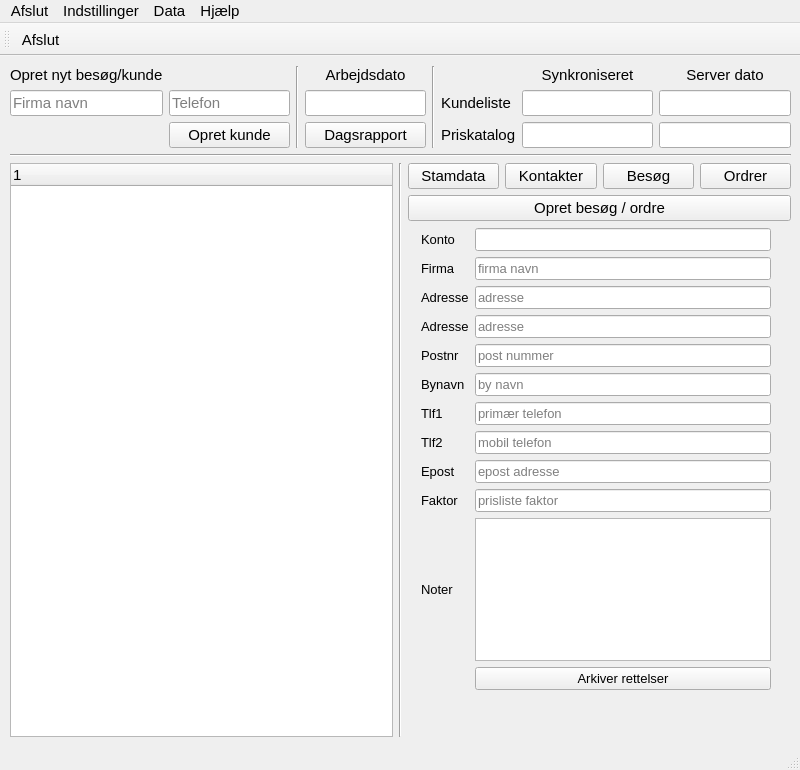
<?xml version="1.0" encoding="UTF-8"?>
<ui version="4.0">
 <class>MainWindow</class>
 <widget class="QMainWindow" name="MainWindow">
  <property name="geometry">
   <rect>
    <x>0</x>
    <y>0</y>
    <width>800</width>
    <height>770</height>
   </rect>
  </property>
  <property name="minimumSize">
   <size>
    <width>800</width>
    <height>700</height>
   </size>
  </property>
  <property name="font">
   <font>
    <pointsize>11</pointsize>
   </font>
  </property>
  <property name="windowTitle">
   <string>Eordre</string>
  </property>
  <property name="iconSize">
   <size>
    <width>48</width>
    <height>48</height>
   </size>
  </property>
  <property name="unifiedTitleAndToolBarOnMac">
   <bool>false</bool>
  </property>
  <widget class="QWidget" name="centralwidget">
   <property name="sizePolicy">
    <sizepolicy hsizetype="Expanding" vsizetype="Expanding">
     <horstretch>0</horstretch>
     <verstretch>0</verstretch>
    </sizepolicy>
   </property>
   <property name="sizeIncrement">
    <size>
     <width>1</width>
     <height>1</height>
    </size>
   </property>
   <widget class="QWidget" name="verticalLayoutWidget">
    <property name="geometry">
     <rect>
      <x>10</x>
      <y>10</y>
      <width>781</width>
      <height>671</height>
     </rect>
    </property>
    <layout class="QVBoxLayout" name="verticalLayout">
     <item>
      <layout class="QHBoxLayout" name="topGridLayout">
       <item>
        <layout class="QGridLayout" name="newCustomerGrid">
         <item row="1" column="1">
          <widget class="QLineEdit" name="txtNewPhone1">
           <property name="placeholderText">
            <string>Telefon</string>
           </property>
          </widget>
         </item>
         <item row="1" column="0">
          <widget class="QLineEdit" name="txtNewCompany">
           <property name="placeholderText">
            <string>Firma navn</string>
           </property>
          </widget>
         </item>
         <item row="2" column="1">
          <widget class="QPushButton" name="buttonCreateCustomer">
           <property name="text">
            <string>Opret kunde</string>
           </property>
          </widget>
         </item>
         <item row="0" column="0">
          <widget class="QLabel" name="label">
           <property name="text">
            <string>Opret nyt besøg/kunde</string>
           </property>
          </widget>
         </item>
        </layout>
       </item>
       <item>
        <widget class="Line" name="line">
         <property name="orientation">
          <enum>Qt::Vertical</enum>
         </property>
        </widget>
       </item>
       <item>
        <layout class="QGridLayout" name="gridLayout">
         <item row="0" column="0">
          <widget class="QLabel" name="labelWorkdate">
           <property name="text">
            <string>Arbejdsdato</string>
           </property>
           <property name="alignment">
            <set>Qt::AlignBottom|Qt::AlignHCenter</set>
           </property>
          </widget>
         </item>
         <item row="2" column="0">
          <widget class="QLineEdit" name="txtWorkdate">
           <property name="enabled">
            <bool>true</bool>
           </property>
           <property name="font">
            <font>
             <weight>75</weight>
             <bold>true</bold>
            </font>
           </property>
           <property name="alignment">
            <set>Qt::AlignCenter</set>
           </property>
           <property name="readOnly">
            <bool>true</bool>
           </property>
          </widget>
         </item>
         <item row="3" column="0">
          <widget class="QPushButton" name="buttonReport">
           <property name="text">
            <string>Dagsrapport</string>
           </property>
          </widget>
         </item>
        </layout>
       </item>
       <item>
        <widget class="Line" name="line_2">
         <property name="orientation">
          <enum>Qt::Vertical</enum>
         </property>
        </widget>
       </item>
       <item>
        <layout class="QGridLayout" name="lastUpdateGrid">
         <item row="0" column="2">
          <widget class="QLabel" name="lblAvailable">
           <property name="text">
            <string>Server dato</string>
           </property>
           <property name="alignment">
            <set>Qt::AlignCenter</set>
           </property>
          </widget>
         </item>
         <item row="2" column="2">
          <widget class="QLineEdit" name="txtProdServer">
           <property name="enabled">
            <bool>true</bool>
           </property>
           <property name="alignment">
            <set>Qt::AlignCenter</set>
           </property>
           <property name="readOnly">
            <bool>true</bool>
           </property>
          </widget>
         </item>
         <item row="2" column="1">
          <widget class="QLineEdit" name="txtProdLocal">
           <property name="enabled">
            <bool>true</bool>
           </property>
           <property name="alignment">
            <set>Qt::AlignCenter</set>
           </property>
           <property name="readOnly">
            <bool>true</bool>
           </property>
          </widget>
         </item>
         <item row="1" column="1">
          <widget class="QLineEdit" name="txtCustLocal">
           <property name="enabled">
            <bool>true</bool>
           </property>
           <property name="alignment">
            <set>Qt::AlignCenter</set>
           </property>
           <property name="readOnly">
            <bool>true</bool>
           </property>
          </widget>
         </item>
         <item row="0" column="1">
          <widget class="QLabel" name="label_3">
           <property name="text">
            <string>Synkroniseret</string>
           </property>
           <property name="alignment">
            <set>Qt::AlignCenter</set>
           </property>
          </widget>
         </item>
         <item row="1" column="0">
          <widget class="QLabel" name="lblCustomer">
           <property name="text">
            <string>Kundeliste</string>
           </property>
           <property name="alignment">
            <set>Qt::AlignLeading|Qt::AlignLeft|Qt::AlignVCenter</set>
           </property>
          </widget>
         </item>
         <item row="2" column="0">
          <widget class="QLabel" name="lblCatalog">
           <property name="text">
            <string>Priskatalog</string>
           </property>
           <property name="alignment">
            <set>Qt::AlignLeading|Qt::AlignLeft|Qt::AlignVCenter</set>
           </property>
          </widget>
         </item>
         <item row="1" column="2">
          <widget class="QLineEdit" name="txtCustServer">
           <property name="enabled">
            <bool>true</bool>
           </property>
           <property name="alignment">
            <set>Qt::AlignCenter</set>
           </property>
           <property name="readOnly">
            <bool>true</bool>
           </property>
          </widget>
         </item>
        </layout>
       </item>
      </layout>
     </item>
     <item>
      <widget class="Line" name="line_3">
       <property name="orientation">
        <enum>Qt::Horizontal</enum>
       </property>
      </widget>
     </item>
     <item>
      <layout class="QHBoxLayout" name="mainGrid">
       <item>
        <widget class="QTreeWidget" name="customerList">
         <property name="alternatingRowColors">
          <bool>true</bool>
         </property>
         <column>
          <property name="text">
           <string notr="true">1</string>
          </property>
         </column>
        </widget>
       </item>
       <item>
        <widget class="Line" name="line_4">
         <property name="orientation">
          <enum>Qt::Vertical</enum>
         </property>
        </widget>
       </item>
       <item>
        <layout class="QVBoxLayout" name="verticalLayout_2">
         <item>
          <layout class="QGridLayout" name="gridLayout_2">
           <item row="0" column="2">
            <widget class="QPushButton" name="buttonVisitData">
             <property name="text">
              <string>Besøg</string>
             </property>
            </widget>
           </item>
           <item row="0" column="3">
            <widget class="QPushButton" name="buttonOrderData">
             <property name="text">
              <string>Ordrer</string>
             </property>
            </widget>
           </item>
           <item row="0" column="0">
            <widget class="QPushButton" name="buttonMasterData">
             <property name="text">
              <string>Stamdata</string>
             </property>
            </widget>
           </item>
           <item row="0" column="1">
            <widget class="QPushButton" name="buttonContactData">
             <property name="text">
              <string>Kontakter</string>
             </property>
            </widget>
           </item>
          </layout>
         </item>
         <item>
          <widget class="QPushButton" name="buttonCreateVisit">
           <property name="text">
            <string>Opret besøg / ordre</string>
           </property>
          </widget>
         </item>
         <item>
          <widget class="QStackedWidget" name="customerInfoStack">
           <property name="font">
            <font>
             <pointsize>10</pointsize>
            </font>
           </property>
           <property name="currentIndex">
            <number>0</number>
           </property>
           <widget class="QWidget" name="masterPage">
            <widget class="QWidget" name="layoutWidget">
             <property name="geometry">
              <rect>
               <x>13</x>
               <y>1</y>
               <width>350</width>
               <height>462</height>
              </rect>
             </property>
             <layout class="QGridLayout" name="gridMasterData">
              <item row="12" column="1">
               <widget class="QLineEdit" name="txtFactor">
                <property name="placeholderText">
                 <string>prisliste faktor</string>
                </property>
               </widget>
              </item>
              <item row="13" column="1">
               <widget class="QTextEdit" name="txtInfoText"/>
              </item>
              <item row="3" column="0">
               <widget class="QLabel" name="lblAddress1">
                <property name="text">
                 <string>Adresse</string>
                </property>
               </widget>
              </item>
              <item row="6" column="0">
               <widget class="QLabel" name="lblPostOffice">
                <property name="text">
                 <string>Bynavn</string>
                </property>
               </widget>
              </item>
              <item row="6" column="1">
               <widget class="QLineEdit" name="txtCityName">
                <property name="placeholderText">
                 <string>by navn</string>
                </property>
               </widget>
              </item>
              <item row="9" column="1">
               <widget class="QLineEdit" name="txtPhone2">
                <property name="placeholderText">
                 <string>mobil telefon</string>
                </property>
               </widget>
              </item>
              <item row="4" column="0">
               <widget class="QLabel" name="lblAddress2">
                <property name="text">
                 <string>Adresse</string>
                </property>
               </widget>
              </item>
              <item row="1" column="0">
               <widget class="QLabel" name="lblAccount">
                <property name="text">
                 <string>Konto</string>
                </property>
               </widget>
              </item>
              <item row="9" column="0">
               <widget class="QLabel" name="lblPhone2">
                <property name="text">
                 <string>Tlf2</string>
                </property>
               </widget>
              </item>
              <item row="1" column="1">
               <widget class="QLineEdit" name="txtAccount">
                <property name="enabled">
                 <bool>true</bool>
                </property>
                <property name="readOnly">
                 <bool>true</bool>
                </property>
               </widget>
              </item>
              <item row="11" column="1">
               <widget class="QLineEdit" name="txtEmail">
                <property name="placeholderText">
                 <string>epost adresse</string>
                </property>
               </widget>
              </item>
              <item row="12" column="0">
               <widget class="QLabel" name="lblFactor">
                <property name="text">
                 <string>Faktor</string>
                </property>
               </widget>
              </item>
              <item row="2" column="1">
               <widget class="QLineEdit" name="txtCompany">
                <property name="placeholderText">
                 <string>firma navn</string>
                </property>
               </widget>
              </item>
              <item row="5" column="1">
               <widget class="QLineEdit" name="txtZipCode">
                <property name="placeholderText">
                 <string>post nummer</string>
                </property>
               </widget>
              </item>
              <item row="8" column="1">
               <widget class="QLineEdit" name="txtPhone1">
                <property name="placeholderText">
                 <string>primær telefon</string>
                </property>
               </widget>
              </item>
              <item row="11" column="0">
               <widget class="QLabel" name="lblEmail">
                <property name="text">
                 <string>Epost</string>
                </property>
               </widget>
              </item>
              <item row="13" column="0">
               <widget class="QLabel" name="lblInfoText">
                <property name="text">
                 <string>Noter</string>
                </property>
                <property name="wordWrap">
                 <bool>true</bool>
                </property>
               </widget>
              </item>
              <item row="4" column="1">
               <widget class="QLineEdit" name="txtAddress2">
                <property name="placeholderText">
                 <string>adresse</string>
                </property>
               </widget>
              </item>
              <item row="8" column="0">
               <widget class="QLabel" name="lblPhone1">
                <property name="text">
                 <string>Tlf1</string>
                </property>
               </widget>
              </item>
              <item row="2" column="0">
               <widget class="QLabel" name="lblCompany">
                <property name="text">
                 <string>Firma</string>
                </property>
               </widget>
              </item>
              <item row="5" column="0">
               <widget class="QLabel" name="lblPostCode">
                <property name="text">
                 <string>Postnr</string>
                </property>
               </widget>
              </item>
              <item row="3" column="1">
               <widget class="QLineEdit" name="txtAddress1">
                <property name="placeholderText">
                 <string>adresse</string>
                </property>
               </widget>
              </item>
              <item row="14" column="1">
               <widget class="QPushButton" name="buttonArchiveChanges">
                <property name="text">
                 <string>Arkiver rettelser</string>
                </property>
               </widget>
              </item>
             </layout>
            </widget>
           </widget>
           <widget class="QWidget" name="contactsPage">
            <widget class="QLabel" name="label_6">
             <property name="geometry">
              <rect>
               <x>10</x>
               <y>10</y>
               <width>231</width>
               <height>18</height>
              </rect>
             </property>
             <property name="text">
              <string>TODO: Vis alle kontakter</string>
             </property>
            </widget>
           </widget>
           <widget class="QWidget" name="visitsPage">
            <widget class="QLabel" name="label_5">
             <property name="geometry">
              <rect>
               <x>10</x>
               <y>10</y>
               <width>231</width>
               <height>18</height>
              </rect>
             </property>
             <property name="text">
              <string>TODO: Vis alle besøg</string>
             </property>
            </widget>
           </widget>
           <widget class="QWidget" name="ordersPage">
            <widget class="QLabel" name="label_2">
             <property name="geometry">
              <rect>
               <x>20</x>
               <y>30</y>
               <width>231</width>
               <height>18</height>
              </rect>
             </property>
             <property name="text">
              <string>TODO: Vis tidligere ordrer</string>
             </property>
            </widget>
           </widget>
          </widget>
         </item>
        </layout>
       </item>
       <item>
        <layout class="QGridLayout" name="customerGrid"/>
       </item>
      </layout>
     </item>
    </layout>
   </widget>
  </widget>
  <widget class="QMenuBar" name="menubar">
   <property name="geometry">
    <rect>
     <x>0</x>
     <y>0</y>
     <width>800</width>
     <height>26</height>
    </rect>
   </property>
   <widget class="QMenu" name="menuExit">
    <property name="title">
     <string>Afslut</string>
    </property>
    <addaction name="actionExit"/>
   </widget>
   <widget class="QMenu" name="menuSettings">
    <property name="title">
     <string>Indstillinger</string>
    </property>
    <addaction name="actionSettings"/>
    <addaction name="separator"/>
   </widget>
   <widget class="QMenu" name="menuData">
    <property name="title">
     <string>Data</string>
    </property>
    <widget class="QMenu" name="menuCustomer">
     <property name="title">
      <string>Kunde</string>
     </property>
     <addaction name="actionMasterData"/>
     <addaction name="actionContactData"/>
     <addaction name="actionVisitData"/>
     <addaction name="actionOrderData"/>
     <addaction name="separator"/>
     <addaction name="actionArchiveChanges"/>
    </widget>
    <widget class="QMenu" name="menuServer">
     <property name="title">
      <string>Server</string>
     </property>
     <addaction name="actionHttpGetCatalog"/>
     <addaction name="actionHttpGetCustomers"/>
    </widget>
    <widget class="QMenu" name="menuReports">
     <property name="title">
      <string>Rapporter</string>
     </property>
     <addaction name="actionReport"/>
     <addaction name="actionReportList"/>
    </widget>
    <widget class="QMenu" name="menuImportEksport">
     <property name="title">
      <string>Import / Eksport</string>
     </property>
     <addaction name="actionCsvFileImport"/>
     <addaction name="separator"/>
     <addaction name="actionZeroDatabase"/>
    </widget>
    <addaction name="actionCreateCustomer"/>
    <addaction name="menuCustomer"/>
    <addaction name="menuReports"/>
    <addaction name="menuServer"/>
    <addaction name="menuImportEksport"/>
   </widget>
   <widget class="QMenu" name="menuHelp">
    <property name="title">
     <string>Hjælp</string>
    </property>
    <widget class="QMenu" name="menuAbout">
     <property name="title">
      <string>Om</string>
     </property>
     <addaction name="actionAboutQt"/>
     <addaction name="actionAboutSoftware"/>
    </widget>
    <addaction name="menuAbout"/>
   </widget>
   <addaction name="menuExit"/>
   <addaction name="menuSettings"/>
   <addaction name="menuData"/>
   <addaction name="menuHelp"/>
  </widget>
  <widget class="QStatusBar" name="statusbar"/>
  <widget class="QToolBar" name="toolBar">
   <property name="windowTitle">
    <string>toolBar</string>
   </property>
   <property name="movable">
    <bool>true</bool>
   </property>
   <property name="iconSize">
    <size>
     <width>48</width>
     <height>48</height>
    </size>
   </property>
   <property name="toolButtonStyle">
    <enum>Qt::ToolButtonTextUnderIcon</enum>
   </property>
   <property name="floatable">
    <bool>false</bool>
   </property>
   <attribute name="toolBarArea">
    <enum>TopToolBarArea</enum>
   </attribute>
   <attribute name="toolBarBreak">
    <bool>false</bool>
   </attribute>
   <addaction name="actionExit"/>
  </widget>
  <action name="actionExit">
   <property name="text">
    <string>Afslut</string>
   </property>
   <property name="iconText">
    <string>Afslut</string>
   </property>
   <property name="toolTip">
    <string>Afslutter programmet</string>
   </property>
   <property name="statusTip">
    <string>Du afslutter programmet ved at trykke her</string>
   </property>
   <property name="shortcut">
    <string>Ctrl+Q</string>
   </property>
  </action>
  <action name="actionSettings">
   <property name="text">
    <string>Indstillinger</string>
   </property>
   <property name="toolTip">
    <string>Tilpas indstillinger</string>
   </property>
   <property name="statusTip">
    <string>Her tilpasser du app'ens indstillinger</string>
   </property>
   <property name="shortcut">
    <string>Ctrl+S</string>
   </property>
  </action>
  <action name="actionHttpGetCustomers">
   <property name="text">
    <string>Hent kunder</string>
   </property>
   <property name="statusTip">
    <string>Her hentes kunder fra server</string>
   </property>
  </action>
  <action name="actionHttpGetCatalog">
   <property name="text">
    <string>Hent Prisliste</string>
   </property>
   <property name="statusTip">
    <string>Her hentes prisliste fra server</string>
   </property>
  </action>
  <action name="actionAboutQt">
   <property name="text">
    <string>Om Qt</string>
   </property>
   <property name="statusTip">
    <string>Oplysning om Qt version</string>
   </property>
  </action>
  <action name="actionAboutSoftware">
   <property name="text">
    <string>Om programmet</string>
   </property>
   <property name="statusTip">
    <string>Oplysning om program version</string>
   </property>
  </action>
  <action name="actionCsvFileImport">
   <property name="text">
    <string>Fil import</string>
   </property>
  </action>
  <action name="actionMasterData">
   <property name="text">
    <string>Stamdata</string>
   </property>
  </action>
  <action name="actionContactData">
   <property name="text">
    <string>Kontakter</string>
   </property>
  </action>
  <action name="actionVisitData">
   <property name="text">
    <string>Besøg</string>
   </property>
  </action>
  <action name="actionOrderData">
   <property name="text">
    <string>Ordrer</string>
   </property>
  </action>
  <action name="actionCreateVisit">
   <property name="text">
    <string>Opret ordre</string>
   </property>
  </action>
  <action name="actionCreateCustomer">
   <property name="text">
    <string>Opret kunde</string>
   </property>
  </action>
  <action name="actionArchiveChanges">
   <property name="text">
    <string>Arkiver rettelser</string>
   </property>
  </action>
  <action name="actionReport">
   <property name="text">
    <string>Dagsrapport</string>
   </property>
  </action>
  <action name="actionZeroDatabase">
   <property name="text">
    <string>Nulstil database</string>
   </property>
  </action>
  <action name="actionReportList">
   <property name="text">
    <string>Rapport oversigt</string>
   </property>
  </action>
 </widget>
 <tabstops>
  <tabstop>txtNewCompany</tabstop>
  <tabstop>txtNewPhone1</tabstop>
  <tabstop>buttonCreateCustomer</tabstop>
  <tabstop>txtWorkdate</tabstop>
  <tabstop>txtCustLocal</tabstop>
  <tabstop>txtCustServer</tabstop>
  <tabstop>txtProdLocal</tabstop>
  <tabstop>txtProdServer</tabstop>
  <tabstop>customerList</tabstop>
  <tabstop>buttonMasterData</tabstop>
  <tabstop>buttonContactData</tabstop>
  <tabstop>buttonVisitData</tabstop>
  <tabstop>buttonOrderData</tabstop>
  <tabstop>buttonCreateVisit</tabstop>
  <tabstop>txtAccount</tabstop>
  <tabstop>txtCompany</tabstop>
  <tabstop>txtAddress1</tabstop>
  <tabstop>txtAddress2</tabstop>
  <tabstop>txtZipCode</tabstop>
  <tabstop>txtCityName</tabstop>
  <tabstop>txtPhone1</tabstop>
  <tabstop>txtPhone2</tabstop>
  <tabstop>txtEmail</tabstop>
  <tabstop>txtFactor</tabstop>
  <tabstop>txtInfoText</tabstop>
  <tabstop>buttonArchiveChanges</tabstop>
 </tabstops>
 <resources/>
 <connections/>
</ui>
